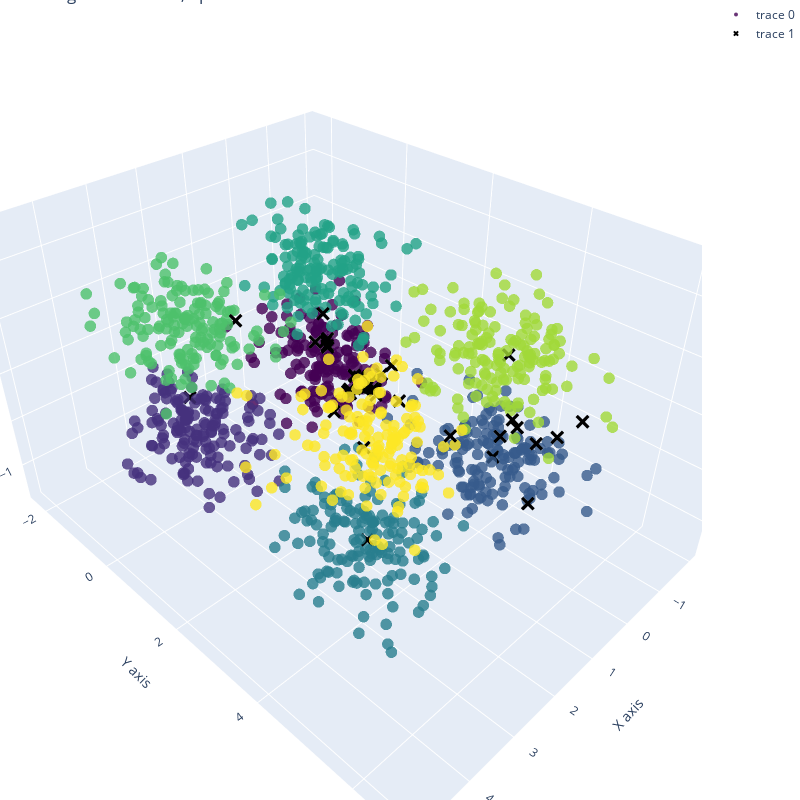

The code cell stored with this chart in its notebook:
### Code cell
dim = int(np.sqrt(5*np.sqrt(cube_arr.shape[0])))
som_cube = SOM(dim, dim, 3)
som_cube.train(X=cube_arr, epoch=30, width=1, learningRate=0.0015, neighborFun=derivGauss)
plotResults(som_cube, cube, 3, f"", True)

### Figure 1 — Plotly figure (JSON) as saved in the notebook; plotly's stock layout.template omitted (floating-point values rounded to 4 significant figures; data arrays with more than 128 entries replaced by an {"elided": "..."} marker saying what was removed)
{"data": [{"marker": {"color": {"elided": "1200 int values"}, "colorscale": [[0.0, "#440154"], [0.1111, "#482878"], [0.2222, "#3e4989"], [0.3333, "#31688e"], [0.4444, "#26828e"], [0.5556, "#1f9e89"], [0.6667, "#35b779"], [0.7778, "#6ece58"], [0.8889, "#b5de2b"], [1.0, "#fde725"]], "opacity": 0.8, "size": 4}, "mode": "markers", "x": {"elided": "1200 float values"}, "y": {"elided": "1200 float values"}, "z": {"elided": "1200 float values"}, "type": "scatter3d"}, {"marker": {"color": "black", "opacity": 1, "size": 5, "symbol": "x"}, "mode": "markers", "x": {"elided": "169 float values"}, "y": {"elided": "169 float values"}, "z": {"elided": "169 float values"}, "type": "scatter3d"}], "layout": {"margin": {"l": 0, "r": 0, "b": 0, "t": 0}, "title": {"text": "Neighborhood = 1, epoch = 10"}, "width": 800, "height": 800, "scene": {"xaxis": {"title": {"text": "X axis"}}, "yaxis": {"title": {"text": "Y axis"}}, "zaxis": {"title": {"text": "Z axis"}}}}}
